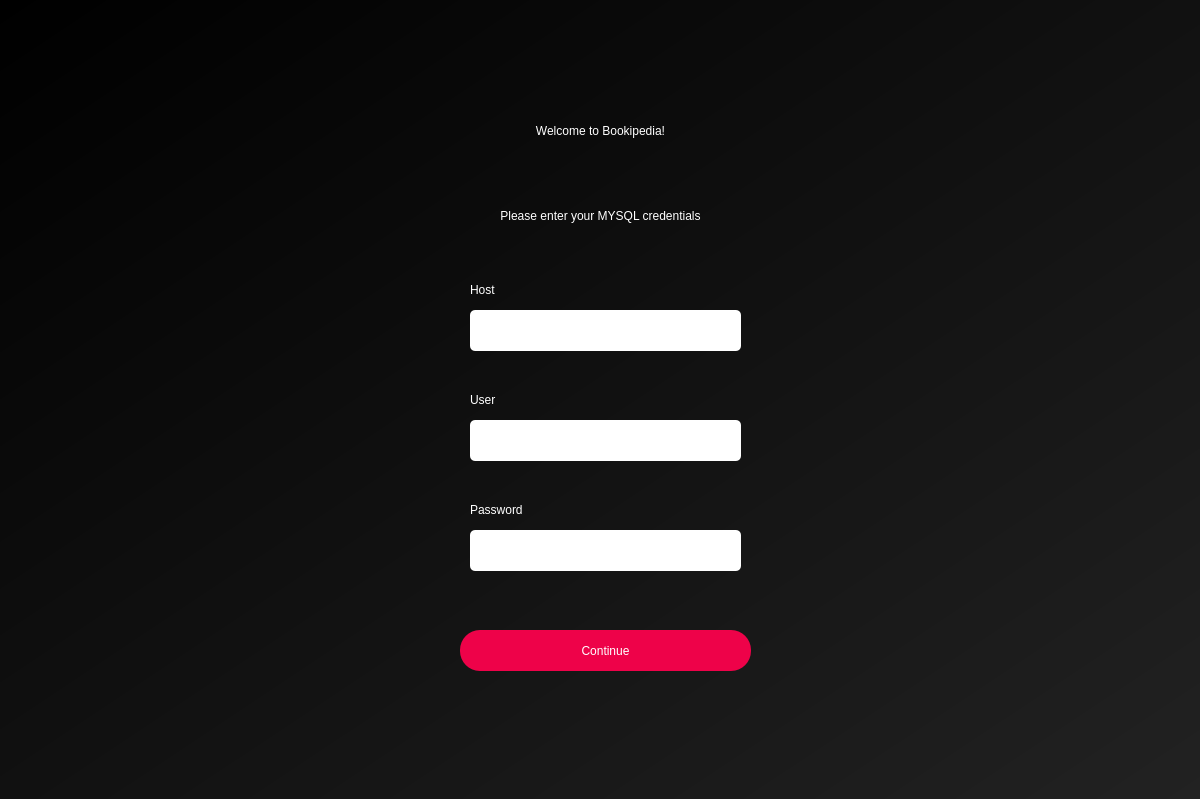
<?xml version="1.0" encoding="UTF-8"?>
<ui version="4.0">
 <class>Dialog</class>
 <widget class="QDialog" name="Dialog">
  <property name="geometry">
   <rect>
    <x>0</x>
    <y>0</y>
    <width>1200</width>
    <height>799</height>
   </rect>
  </property>
  <property name="windowTitle">
   <string>Sign Up</string>
  </property>
  <property name="windowIcon">
   <iconset>
    <normaloff>../images/wiki_icon.png</normaloff>../images/wiki_icon.png</iconset>
  </property>
  <widget class="QWidget" name="bgwidget" native="true">
   <property name="geometry">
    <rect>
     <x>0</x>
     <y>0</y>
     <width>1200</width>
     <height>800</height>
    </rect>
   </property>
   <property name="styleSheet">
    <string notr="true">QWidget#bgwidget{
background-color: rgb(18, 18, 18);
background-color: qlineargradient(spread:pad, x1:0, y1:0, x2:1, y2:1, stop:0 rgba(0, 0, 0, 255), stop:1 rgba(34, 34, 34, 255));}
</string>
   </property>
   <widget class="QLabel" name="welcome_label">
    <property name="geometry">
     <rect>
      <x>5</x>
      <y>70</y>
      <width>1191</width>
      <height>121</height>
     </rect>
    </property>
    <property name="styleSheet">
     <string notr="true">color: rgb(255, 255, 255);
font: 30pt &quot;MS Shell Dlg 2&quot;;</string>
    </property>
    <property name="text">
     <string>Welcome to Bookipedia!</string>
    </property>
    <property name="alignment">
     <set>Qt::AlignCenter</set>
    </property>
   </widget>
   <widget class="QLabel" name="instructions_label">
    <property name="geometry">
     <rect>
      <x>0</x>
      <y>190</y>
      <width>1201</width>
      <height>51</height>
     </rect>
    </property>
    <property name="styleSheet">
     <string notr="true">font: 16pt &quot;MS Shell Dlg 2&quot;;

color: rgb(255, 255, 255);</string>
    </property>
    <property name="text">
     <string>Please enter your MYSQL credentials</string>
    </property>
    <property name="alignment">
     <set>Qt::AlignCenter</set>
    </property>
   </widget>
   <widget class="QPushButton" name="continue_button">
    <property name="geometry">
     <rect>
      <x>460</x>
      <y>630</y>
      <width>291</width>
      <height>41</height>
     </rect>
    </property>
    <property name="cursor">
     <cursorShape>PointingHandCursor</cursorShape>
    </property>
    <property name="styleSheet">
     <string notr="true">border-radius: 20px;
background-color: rgb(238, 2, 73);
font: 14pt &quot;MS Shell Dlg 2&quot;;
color: rgb(255, 255, 255);</string>
    </property>
    <property name="text">
     <string>Continue</string>
    </property>
   </widget>
   <widget class="QLineEdit" name="host_line_edit">
    <property name="geometry">
     <rect>
      <x>470</x>
      <y>310</y>
      <width>271</width>
      <height>41</height>
     </rect>
    </property>
    <property name="styleSheet">
     <string notr="true">border-radius: 5px;
font: 12pt &quot;MS Shell Dlg 2&quot;;
padding: 0px 10px;</string>
    </property>
   </widget>
   <widget class="QLineEdit" name="user_line_edit">
    <property name="geometry">
     <rect>
      <x>470</x>
      <y>420</y>
      <width>271</width>
      <height>41</height>
     </rect>
    </property>
    <property name="styleSheet">
     <string notr="true">border-radius: 5px;
font: 12pt &quot;MS Shell Dlg 2&quot;;
padding: 0px 10px;</string>
    </property>
   </widget>
   <widget class="QLabel" name="host_label">
    <property name="geometry">
     <rect>
      <x>470</x>
      <y>280</y>
      <width>91</width>
      <height>19</height>
     </rect>
    </property>
    <property name="styleSheet">
     <string notr="true">color: rgb(255, 255, 255);
font: 10pt &quot;MS Shell Dlg 2&quot;;</string>
    </property>
    <property name="text">
     <string>Host</string>
    </property>
   </widget>
   <widget class="QLabel" name="user_label">
    <property name="geometry">
     <rect>
      <x>470</x>
      <y>390</y>
      <width>91</width>
      <height>19</height>
     </rect>
    </property>
    <property name="styleSheet">
     <string notr="true">color: rgb(255, 255, 255);
font: 10pt &quot;MS Shell Dlg 2&quot;;</string>
    </property>
    <property name="text">
     <string>User</string>
    </property>
   </widget>
   <widget class="QLabel" name="error_label">
    <property name="geometry">
     <rect>
      <x>480</x>
      <y>590</y>
      <width>291</width>
      <height>31</height>
     </rect>
    </property>
    <property name="styleSheet">
     <string notr="true">font: 10pt &quot;Roboto&quot;;
color: rgb(255, 0, 0);</string>
    </property>
    <property name="text">
     <string/>
    </property>
   </widget>
   <widget class="QLineEdit" name="password_line_edit">
    <property name="geometry">
     <rect>
      <x>470</x>
      <y>530</y>
      <width>271</width>
      <height>41</height>
     </rect>
    </property>
    <property name="styleSheet">
     <string notr="true">border-radius: 5px;
font: 12pt &quot;MS Shell Dlg 2&quot;;
padding: 0px 10px;</string>
    </property>
   </widget>
   <widget class="QLabel" name="password_label">
    <property name="geometry">
     <rect>
      <x>470</x>
      <y>500</y>
      <width>141</width>
      <height>19</height>
     </rect>
    </property>
    <property name="styleSheet">
     <string notr="true">color: rgb(255, 255, 255);
font: 10pt &quot;MS Shell Dlg 2&quot;;</string>
    </property>
    <property name="text">
     <string>Password</string>
    </property>
   </widget>
  </widget>
 </widget>
 <resources/>
 <connections/>
</ui>
